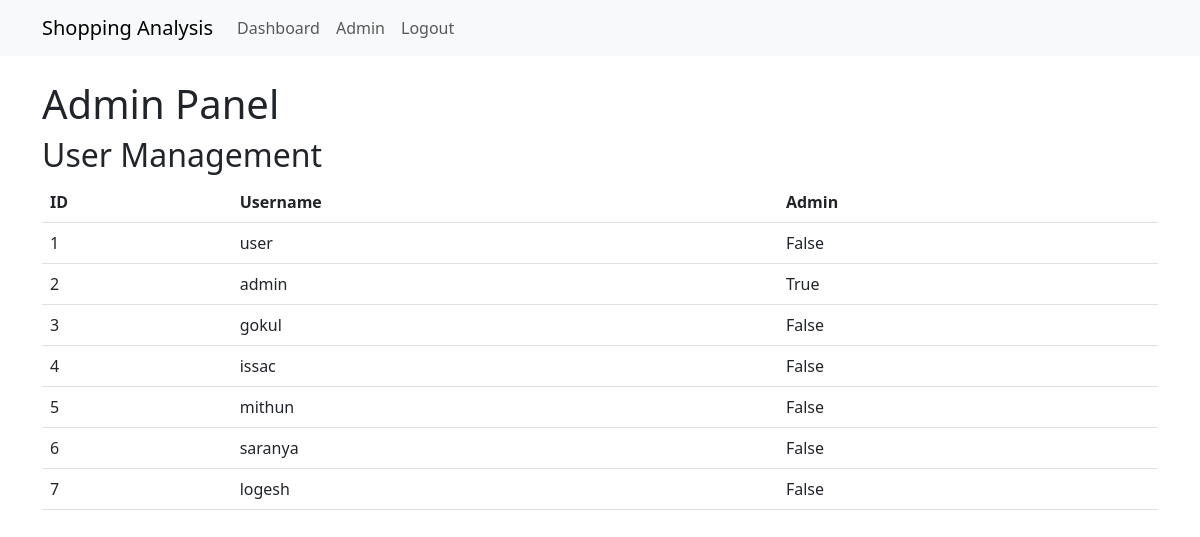
The app's page /admin (signed in) with its own data.
### app.py (models this page shows, shortened)
class User(db.Model):
    id = db.Column(db.Integer, primary_key=True)
    username = db.Column(db.String(80), unique=True, nullable=False)
    password_hash = db.Column(db.String(128), nullable=False)
    is_admin = db.Column(db.Boolean, default=False)

### app.py (the view)
@app.route('/admin')
def admin():
    if not session.get('user_id') or not session.get('is_admin'):
        return redirect(url_for('login'))
    users = User.query.all()
    return render_template('admin.html', users=users)

### templates/admin.html (shortened to what this page needs)
{% extends "base.html" %}
{% block content %}
    <h1>Admin Panel</h1>
    <h2>User Management</h2>
    <table class="table">
        <thead>
            <tr>
                <th>ID</th>
                <th>Username</th>
                <th>Admin</th>
            </tr>
        </thead>
        <tbody>
            {% for user in users %}
                <tr>
                    <td>{{ user.id }}</td>
                    <td>{{ user.username }}</td>
                    <td>{{ user.is_admin }}</td>
                </tr>
            {% endfor %}
        </tbody>
    </table>
{% endblock %}

### templates/base.html (shortened to what this page needs)
<!DOCTYPE html>
<html>
<head>
    <link href="https://cdn.jsdelivr.net/npm/bootstrap@5.3.0/dist/css/bootstrap.min.css" rel="stylesheet">
</head>
<body>
    <nav class="navbar navbar-expand-lg navbar-light bg-light">
        <div class="container">
            <a class="navbar-brand" href="/">Shopping Analysis</a>
            <div class="collapse navbar-collapse" id="navbarNav">
                <ul class="navbar-nav">
                    {% if session.get('user_id') %}
                    <li class="nav-item">
                        <a class="nav-link" href="{{ url_for('dashboard') }}">Dashboard</a>
                    </li>
                    {% if session.get('is_admin') %}
                    <li class="nav-item">
                        <a class="nav-link" href="{{ url_for('admin') }}">Admin</a>
                    </li>
                    {% endif %}
                    <li class="nav-item">
                        <a class="nav-link" href="{{ url_for('logout') }}">Logout</a>
                    </li>
                    {% endif %}
                </ul>
            </div>
        </div>
    </nav>
    <div class="container mt-4">
        {% block content %}{% endblock %}
    </div>
</body>
</html>

### records on screen
User: id "1", username "user", is_admin "False"
User: id "2", username "admin", is_admin "True"
User: id "3", username "gokul", is_admin "False"
User: id "4", username "issac", is_admin "False"
User: id "5", username "mithun", is_admin "False"
User: id "6", username "saranya", is_admin "False"
User: id "7", username "logesh", is_admin "False"
